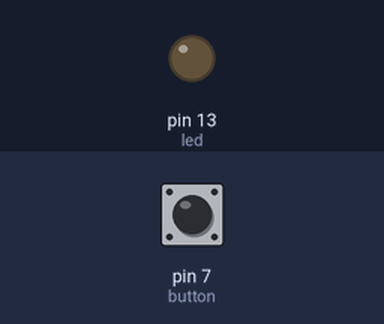
The sketch below on a simulated Arduino Uno, built with avr-gcc and run on an emulated ATmega328P. On the bench: output pins drawn as LEDs (lit = HIGH). The inputs (shaded band) are chosen by the test bench; at power-on: pin 7 (button) LOW.

Above: at 1.2 s.
1.3 s: pin 7 (button) pulled HIGH for 0.15 s
At 1.8 s:
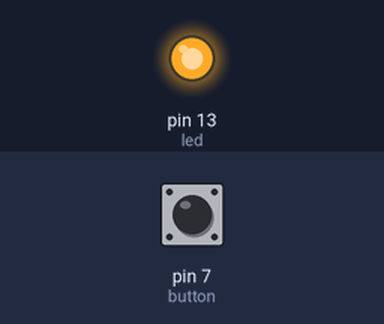
3.0 s: pin 7 (button) pulled HIGH for 0.15 s
At 3.1 s:
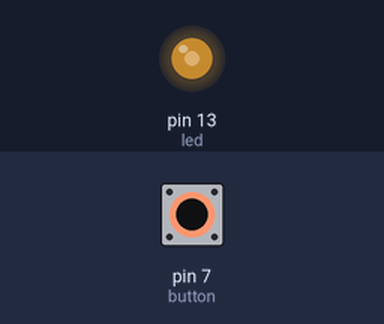
4.7 s: pin 7 (button) pulled HIGH for 1 s
At 6.5 s:
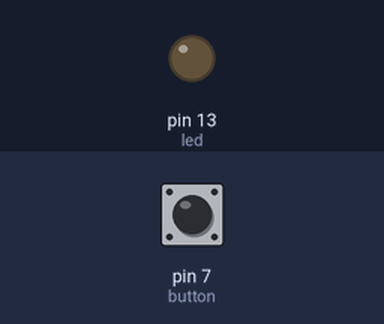
7.2 s: pin 7 (button) pulled HIGH for 3.2 s
At 7.6 s:
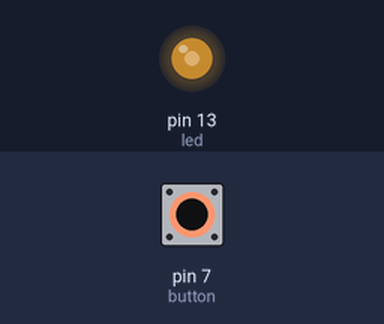
Timing chart, 0 to 11.9 s (numbered marks = the images above; inputs shaded):
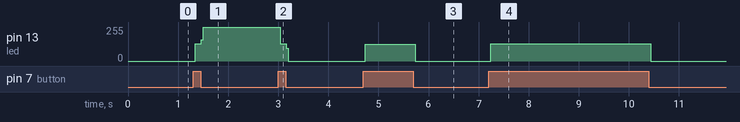

Measured:
- after the input at 1.3 s, pin 13 (led): 0/255 → 129/255 at once, → 255/255 0.12 s later
- after the input at 3.0 s, pin 13 (led): 255/255 → 129/255 at once, → 0/255 0.12 s later
- after the input at 4.7 s, pin 13 (led): 0/255 → 126/255 at once, → 0/255 1.0 s later
- after the input at 7.2 s, pin 13 (led): 0/255 → 129/255 at once, → 0/255 3.2 s later

The sketch:

4.3ledbuttononoff.ino
```cpp
int led = 13;
int button = 7;

int val = 0; // store state
int state = 0; // 0 = LED OFF ... 1 = LED ON

void setup(){
  pinMode(led, OUTPUT);
  pinMode(button, INPUT);
}


void loop(){
  val = digitalRead(button);
  if(val == HIGH){
    state = 1 - state;
  }
  if(state == 1){
    digitalWrite(led, HIGH);
  }else{
    digitalWrite(led, LOW);
  }

}
```
